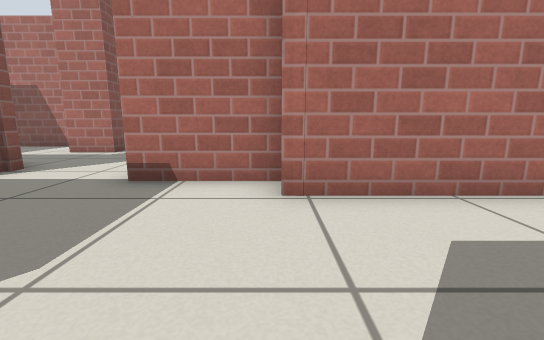
View 1 (above)

22 first-person views from a walk through a world built for the Gazebo simulator. The camera is 0.5 m above the floor, tilts 10° down and sees 90° across. Floor lines are 1 m apart. The floor is counted in squares, 0.5 m on a side. Each view is taken from the middle of a square. On the plan, view 1 faces up. The plan holds only what a view shows up to about 11 squares ahead; the rest is blank. Gazebo's built-in surfaces are drawn with simple patterns.

View 2
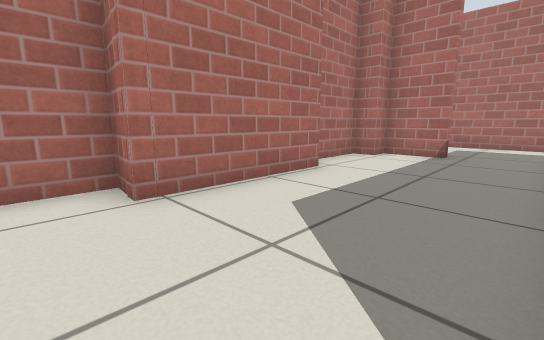

View 3
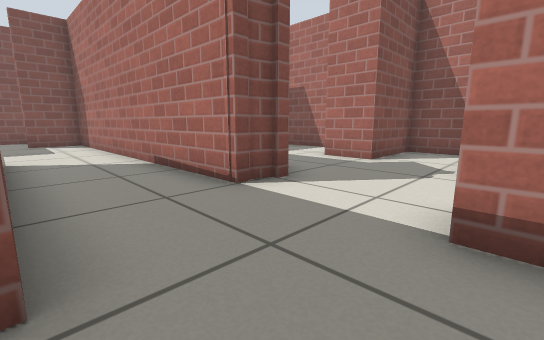

View 4
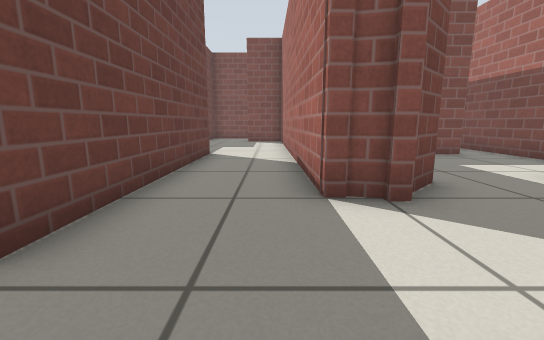

View 5
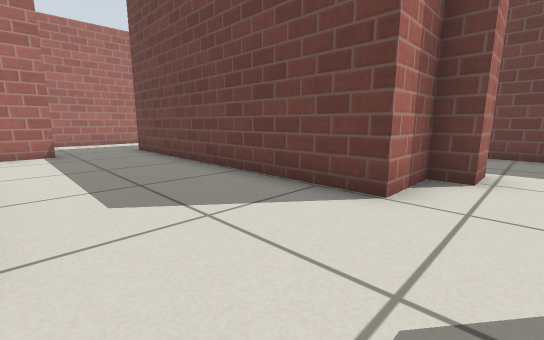

View 6
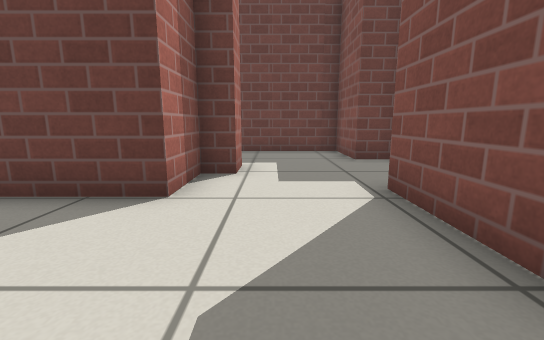

View 7
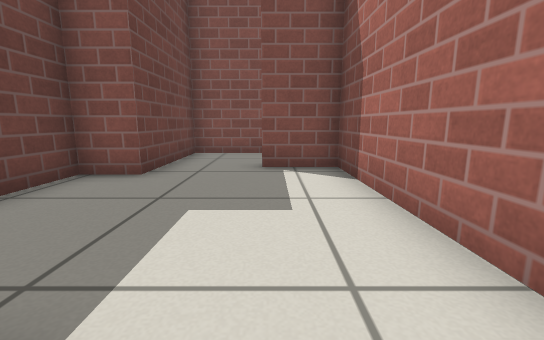

View 8
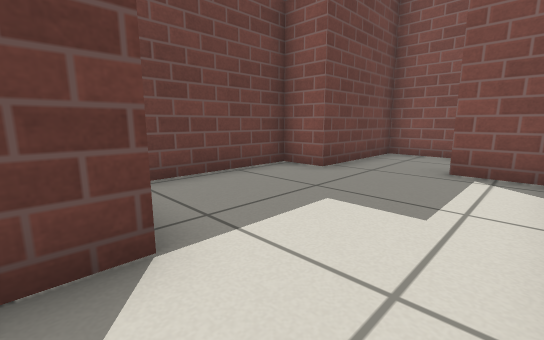

View 9
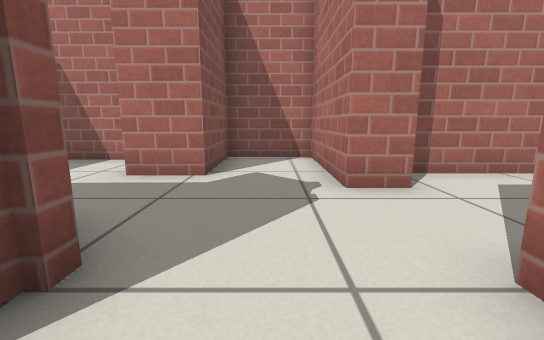

View 10
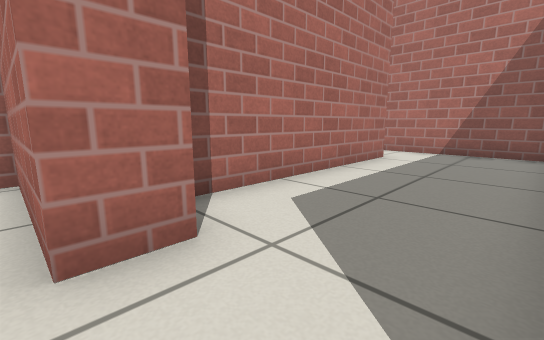

View 11
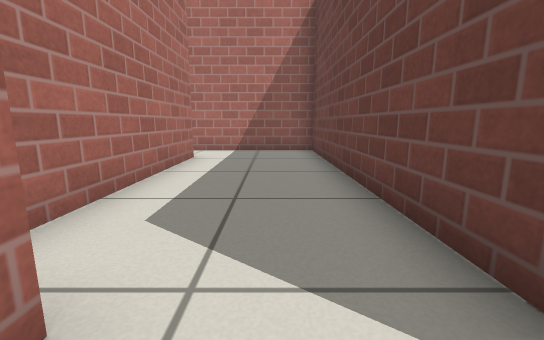

View 12
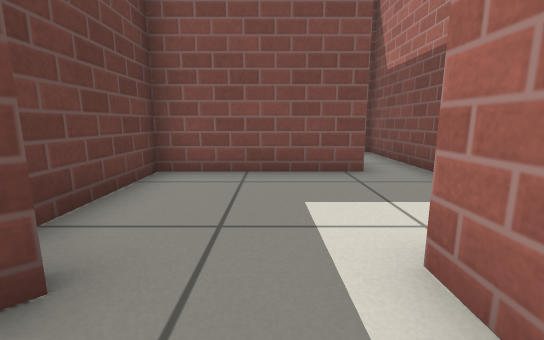

View 13
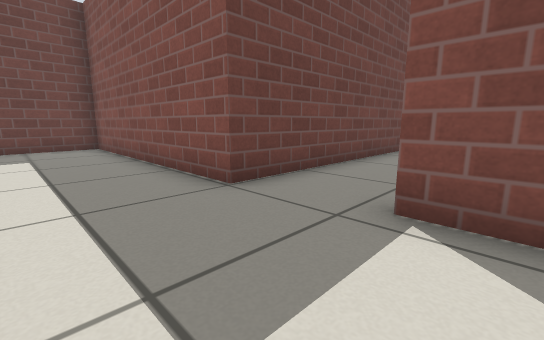

View 14
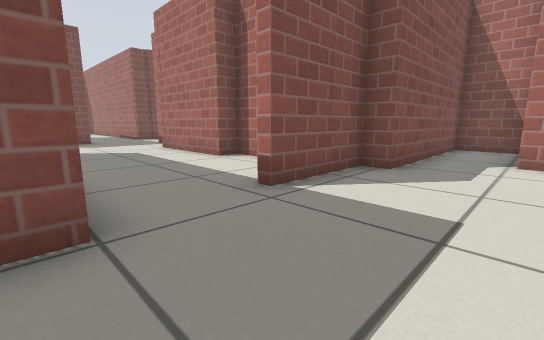

View 15
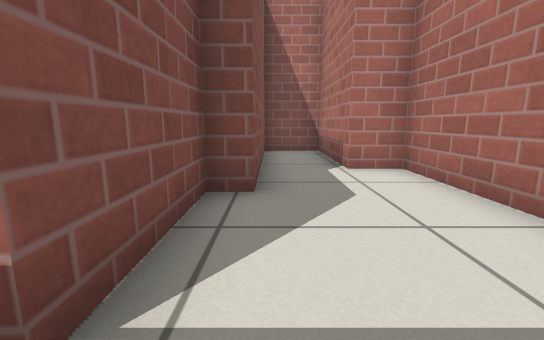

View 16
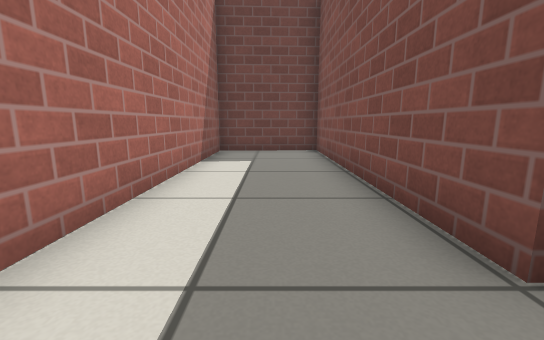

View 17
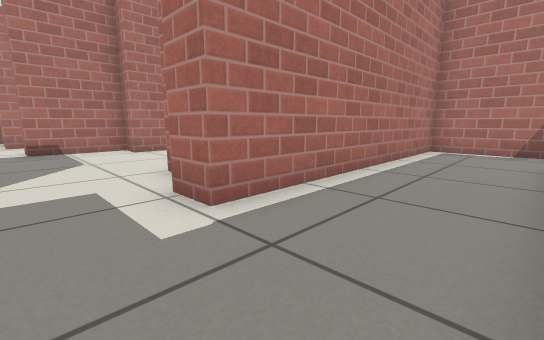

View 18
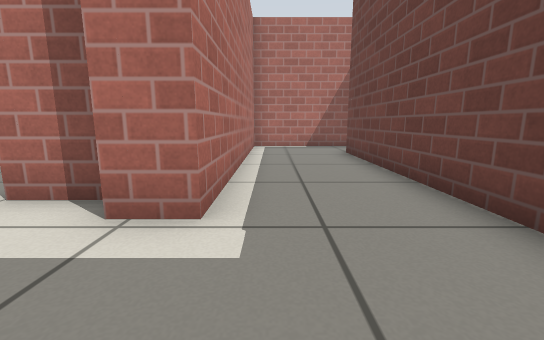

View 19
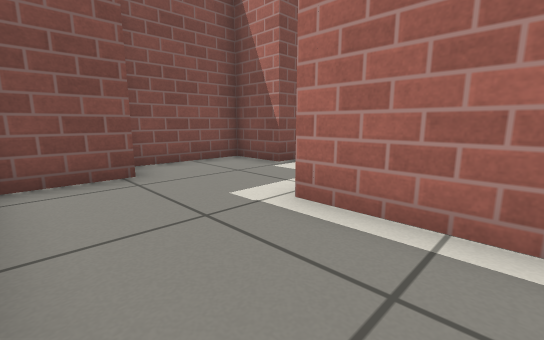

View 20
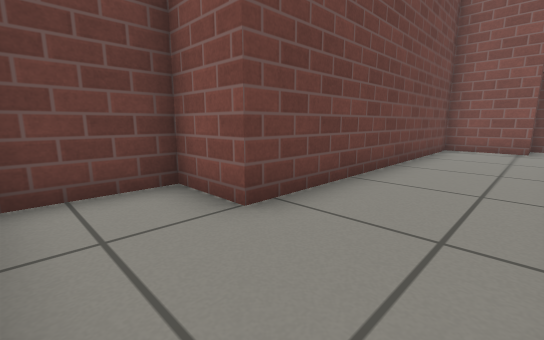

View 21
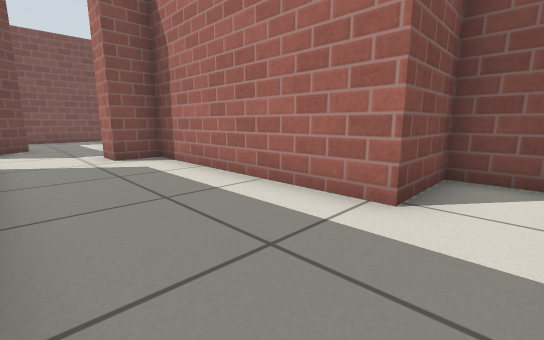

View 22
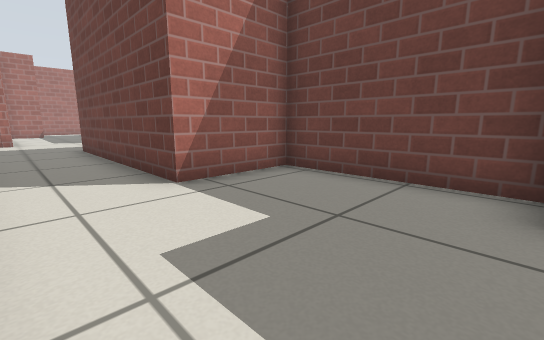

### Floor plan
Points are (right, up) in squares from view 1. A wall is a line through its corners. A room is listed if a view was taken in it or the views show most of it. See-through windows are left out.
Room 1 (views 1, 2, 3, 4, 5, 6, 7, 8, 9)
walls: (0.1, 3.6) (0.2, 4.6) (-2.5, 4.6) (-2.5, 5.6); (-0.6, -0.6) (7.4, -0.6); (-5.5, 5.5) (-5.7, 4.6) (-11.6, 4.6); (7.7, 1.9) (7.7, 3.6) (7, 3.6) (7, 4.3) (4.1, 4.3) (4.1, 3.6) (0.1, 3.6) (0.1, 4); (-10.8, 2) (-3.8, 2) (-3.8, -1)
ways out: opening at (-4, 5) to room 2; opening at (8, 0.5) to room 3; opening at (-2, -1) to room 4; opening at (-10.5, 3.5) to room 6
Room 2 (views 10, 11, 12)
walls: (-6.5, 6.8) (-5.7, 6); (-5.3, 5.9) (-5.3, 5.4); (-10.5, 9.9) (-10.5, 5.6) (-7.4, 5.6); (-5.1, 11.8) (-5.1, 9.1) (-6.9, 9.1); (-1.9, 8.1) (-2.9, 8.1) (-2.9, 11.8) (-5.4, 11.8)
ways out: opening at (-4, 5) to room 1; opening at (-2, 6.5) to room 5; opening at (-9, 9.5)
Room 3 (views 13, 14, 15, 16)
walls: (7.4, -0.6) (8.4, -0.6) (8.4, -8.7) (11.8, -8.6) (11.8, 6.8) (10.6, 6.8) (10.6, 10.5) (8.7, 10.5) (8.7, 4.8) (8, 4.8) (8, 1.9) (7.7, 1.9)
ways out: opening at (8, 0.5) to room 1
Room 4 (views 17, 18, 19, 20)
walls: (-3.8, -1) (-5.4, -1) (-5.5, -4.3) (-4.2, -4.3) (-4.2, -6.5) (5, -6.5) (5, -8.2) (7.1, -8.2); (7.4, -7.1) (7.4, -3.3) (-1.3, -3.3) (-1.3, -2.3) (-0.6, -2.3) (-0.6, -0.6)
ways out: opening at (-2, -1) to room 1
Room 5 (view 21)
walls: (-1.7, 5.6) (6.7, 5.6) (6.7, 10.1); (6.1, 11.5) (4.8, 11.5) (4.8, 9.3) (-1.9, 9.3) (-1.9, 8.1)
ways out: opening at (-2, 6.5) to room 2
Room 6 (view 22)
walls: (-11.6, 4.6) (-16, 4.6) (-16, 2.8); (-16.4, 0.5) (-15.2, 0.5) (-15.2, -0.6) (-10.8, -0.6) (-10.8, 2)
ways out: opening at (-10.5, 3.5) to room 1; opening at (-16, 1.5)

Positions as (right, up) in squares from view 1, and headings:
1: (0, 0), facing up
2: (-1, 0), facing up-right
3: (-2, 2), facing up-left
4: (-2, 4), facing left
5: (-2, 3), facing down-right
6: (-2, 3), facing down
7: (-10, 3), facing left
8: (-10, 4), facing down-left
9: (-4, 4), facing up
10: (-3, 6), facing up-right
11: (-3, 7), facing right
12: (-5, 8), facing left
13: (11, 3), facing down-left
14: (11, -1), facing up-left
15: (9, 1), facing up
16: (10, 1), facing down
17: (-3, -6), facing up-right
18: (-4, -4), facing right
19: (1, -6), facing up-left
20: (7, -4), facing down-left
21: (6, 6), facing up-left
22: (-15, 4), facing down-right
